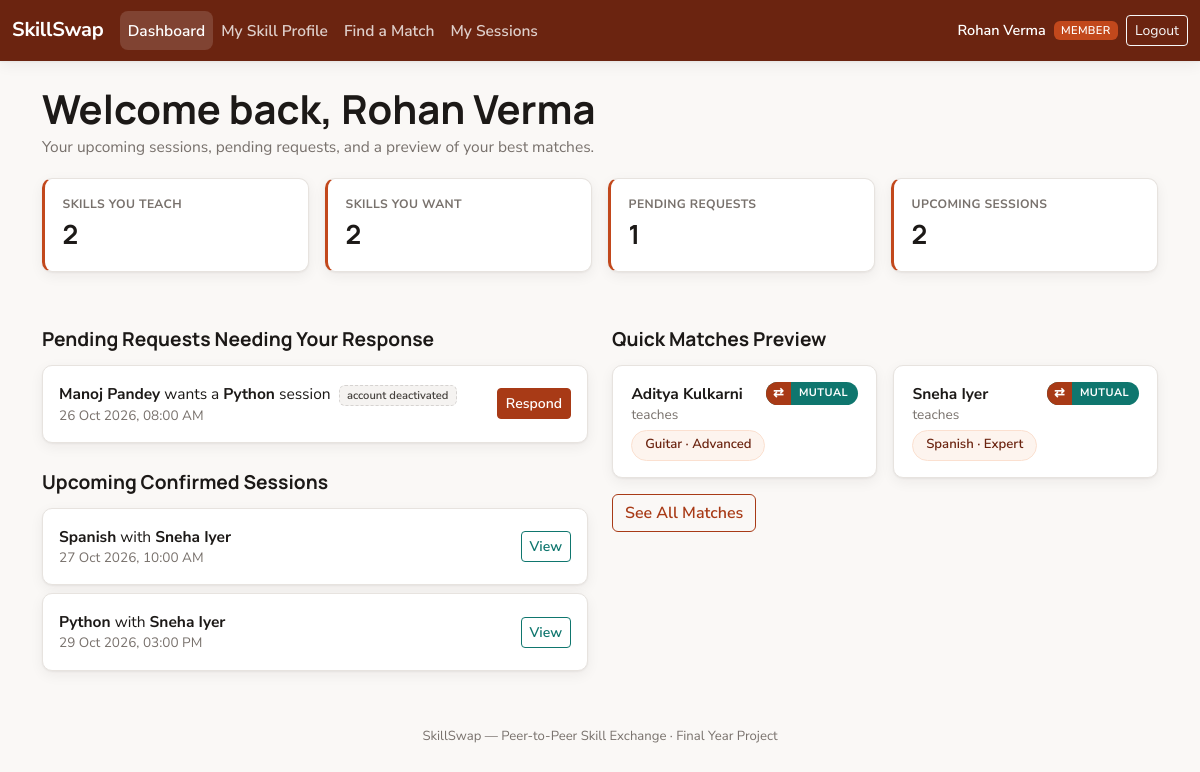
The page /index.php?route=member/dashboard (signed in) on the database its author committed.
### tables this page shows
CREATE TABLE sessions (
    id               INT AUTO_INCREMENT PRIMARY KEY,
    skill_id         INT NOT NULL,
    requester_id     INT NOT NULL,
    recipient_id     INT NOT NULL,
    scheduled_start  DATETIME NOT NULL,
    scheduled_end    DATETIME NOT NULL,
    status           ENUM('requested','confirmed','declined','cancelled','completed') NOT NULL DEFAULT 'requested',
    notes            VARCHAR(255) DEFAULT NULL,
    created_at       TIMESTAMP NOT NULL DEFAULT CURRENT_TIMESTAMP,
    updated_at       TIMESTAMP NOT NULL DEFAULT CURRENT_TIMESTAMP ON UPDATE CURRENT_TIMESTAMP,
    FOREIGN KEY (skill_id) REFERENCES skills(id),
    FOREIGN KEY (requester_id) REFERENCES users(id) ON DELETE CASCADE,
    FOREIGN KEY (recipient_id) REFERENCES users(id) ON DELETE CASCADE,
    INDEX idx_sessions_requester (requester_id, status),
    INDEX idx_sessions_recipient (recipient_id, status),
    INDEX idx_sessions_status (status)
);

CREATE TABLE users (
    id            INT AUTO_INCREMENT PRIMARY KEY,
    name          VARCHAR(100) NOT NULL,
    email         VARCHAR(150) NOT NULL UNIQUE,
    password      VARCHAR(255) NOT NULL,
    role          ENUM('super_admin','member') NOT NULL DEFAULT 'member',
    status        ENUM('active','inactive') NOT NULL DEFAULT 'active',
    bio           VARCHAR(500) DEFAULT NULL,
    created_at    TIMESTAMP NOT NULL DEFAULT CURRENT_TIMESTAMP
);

CREATE TABLE skills (
    id            INT AUTO_INCREMENT PRIMARY KEY,
    name          VARCHAR(100) NOT NULL UNIQUE,
    category      VARCHAR(60) NOT NULL,
    is_active     TINYINT(1) NOT NULL DEFAULT 1,
    created_at    TIMESTAMP NOT NULL DEFAULT CURRENT_TIMESTAMP
);

CREATE TABLE member_skills (
    id                INT AUTO_INCREMENT PRIMARY KEY,
    user_id           INT NOT NULL,
    skill_id          INT NOT NULL,
    type              ENUM('teach','learn') NOT NULL,
    proficiency_level ENUM('beginner','intermediate','advanced','expert') DEFAULT NULL,
    created_at        TIMESTAMP NOT NULL DEFAULT CURRENT_TIMESTAMP,
    UNIQUE KEY uniq_member_skill_type (user_id, skill_id, type),
    FOREIGN KEY (user_id) REFERENCES users(id) ON DELETE CASCADE,
    FOREIGN KEY (skill_id) REFERENCES skills(id) ON DELETE CASCADE,
    INDEX idx_member_skills_skill (skill_id, type),
    INDEX idx_member_skills_user (user_id, type)
);

### app/views/member/dashboard.php (the view, shortened to what the rows shown need)
<?php require __DIR__ . '/../partials/header.php'; ?>
<div class="container py-4">
    <h1 class="page-title">Welcome back, <?= e(Auth::name()) ?></h1>
    <div class="row g-4 mt-1">
        <div class="col-lg-6">
            <h2 class="section-title">Pending Requests Needing Your Response</h2>
            <?php if (!$pending): ?>
                <div class="card"><div class="card-body text-muted">Nothing waiting on you right now.</div></div>
            <?php else: ?>
                <?php foreach ($pending as $s): ?>
                    <div class="card mb-2">
                        <div class="card-body d-flex justify-content-between align-items-center">
                            <div>
                                <strong><?= e($s['requester_name']) ?></strong> wants a <strong><?= e($s['skill_name']) ?></strong> session
                                <?php if ($s['requester_status'] !== 'active'): ?>
                                    <span class="badge badge-locked ms-1">account deactivated</span>
                                <?php elseif (strtotime($s['scheduled_start']) <= time()): ?>
                                    <span class="badge badge-locked ms-1">slot passed</span>
                                <?php endif; ?>
                                <div class="text-muted small"><?= format_datetime($s['scheduled_start']) ?></div>
                            </div>
                            <a href="/index.php?route=member/sessions/detail&id=<?= (int)$s['id'] ?>" class="btn btn-sm btn-burnt">Respond</a>
                        </div>
                    </div>
                <?php endforeach; ?>
            <?php endif; ?>
            <h2 class="section-title">Upcoming Confirmed Sessions</h2>
            <?php if (!$upcoming): ?>
                <div class="card"><div class="card-body text-muted">No confirmed sessions on the calendar yet.</div></div>
            <?php else: ?>
                <?php foreach ($upcoming as $s): ?>
                    <?php $other = (int)$s['requester_id'] === Auth::id() ? $s['recipient_name'] : $s['requester_name']; ?>
                    <div class="card mb-2">
                        <div class="card-body d-flex justify-content-between align-items-center">
                            <div>
                                <strong><?= e($s['skill_name']) ?></strong> with <strong><?= e($other) ?></strong>
                                <div class="text-muted small"><?= format_datetime($s['scheduled_start']) ?></div>
                            </div>
                            <a href="/index.php?route=member/sessions/detail&id=<?= (int)$s['id'] ?>" class="btn btn-sm btn-outline-teal">View</a>
                        </div>
                    </div>
                <?php endforeach; ?>
            <?php endif; ?>
        </div>
        <div class="col-lg-6">
            <h2 class="section-title">Quick Matches Preview</h2>
            <?php if (!$matches): ?>
                <div class="card"><div class="card-body text-muted">Add skills you want to learn on your profile to see matches here.</div></div>
            <?php else: ?>
                <div class="row g-3">
                    <?php foreach ($matches as $m): ?>
                        <div class="col-md-6">
                            <div class="match-card">
                                <div class="d-flex justify-content-between align-items-start">
                                    <strong><?= e($m['name']) ?></strong>
                                    <?php if ($m['mutual']): ?><span class="badge mutual-badge">Mutual</span><?php endif; ?>
                                </div>
                                <div class="small text-muted mb-1">teaches</div>
                                <span class="skill-chip"><?= e($m['skill_name']) ?> &middot; <?= proficiency_label($m['proficiency_level']) ?></span>
                            </div>
                        </div>
                    <?php endforeach; ?>
                </div>
            <?php endif; ?>
        </div>
    </div>
</div>
<?php require __DIR__ . '/../partials/footer.php'; ?>

### rows shown on the page
sessions: requester.name "Manoj Pandey", skill.name "Python", scheduled_start "26 Oct 2026, 08:00 AM"
sessions: skill.name "Spanish", recipient.name "Sneha Iyer", scheduled_start "27 Oct 2026, 10:00 AM"
sessions: skill.name "Python", requester.name "Sneha Iyer", scheduled_start "29 Oct 2026, 03:00 PM"
member_skills: user.name "Aditya Kulkarni", skill.name "Guitar", proficiency_level "Advanced"
member_skills: user.name "Sneha Iyer", skill.name "Spanish", proficiency_level "Expert"

### other values the page prints
$label "Dashboard"
$label "My Skill Profile"
$label "Find a Match"
$label "My Sessions"
Auth::name() "Rohan Verma"
$teachCount "2"
$learnCount "2"
count($pending) "1"
count($upcoming) "2"
